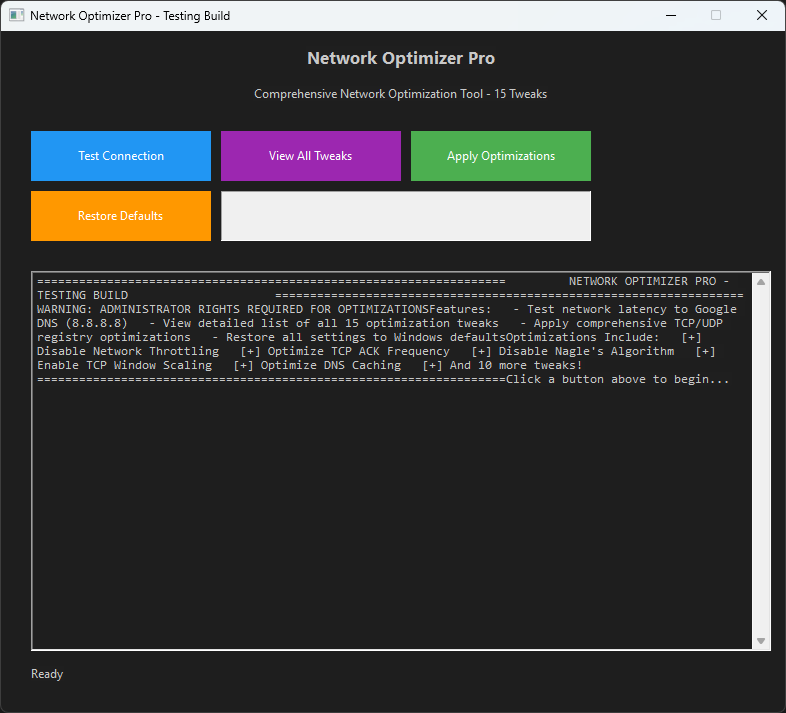
#> input picture C++/NetworkOptimizer/FixFormatting.png, 786 x 713 px
$ python Quick-Watermark.py ../../C++/NetworkOptimizer
#> lines starting #> are read from the running program, lines starting #| are printed output that depends on the picture
import os
from PIL import Image, ImageDraw, ImageFont
import argparse

def add_watermark(input_folder, output_folder, text):
#> called with input_folder = '../../C++/NetworkOptimizer', output_folder = 'watermarked_output', text = '© Copyright'
    if not os.path.exists(output_folder):
        os.makedirs(output_folder)

    # Process files
    for filename in os.listdir(input_folder):
        if filename.lower().endswith(('.png', '.jpg', '.jpeg', '.bmp', '.webp')):
            try:
                img_path = os.path.join(input_folder, filename)
                img = Image.open(img_path).convert("RGBA")
#> img is the input picture: PIL image 786x713 RGBA; mean R, G, B, A 59.5, 59.6, 59.4, 255

                # Create drawing object
                txt = Image.new('RGBA', img.size, (255, 255, 255, 0))
                d = ImageDraw.Draw(txt)

                # Basic font scaling (using default font if custom font not found)
                width, height = img.size
#> width = 786; height = 713
                font_size = int(height / 20)
#> font_size = 35

                font = None
                # List of potential system fonts (Windows, Linux, macOS)
                possible_fonts = ["arial.ttf", "Arial.ttf", "DejaVuSans.ttf", "LiberationSans-Regular.ttf", "FreeSans.ttf"]

                for font_name in possible_fonts:
                    try:
                        font = ImageFont.truetype(font_name, font_size)
                        break
                    except IOError:
                        continue

                if font is None:
                    print(f"Warning: No system font found. Using default (non-scalable).")
                    font = ImageFont.load_default()

                # Position at bottom right
                # textbbox is available in newer Pillow versions
                bbox = d.textbbox((0, 0), text, font=font)
#> bbox = (0, 6, 217, 40)
                textwidth = bbox[2] - bbox[0]
#> textwidth = 217
                textheight = bbox[3] - bbox[1]
#> textheight = 34

                x = width - textwidth - 20
#> x = 549
                y = height - textheight - 20
#> y = 659

                # Draw text with transparency (white with 50% alpha)
                d.text((x, y), text, fill=(255, 255, 255, 128), font=font)

                # Combine and save
                watermarked = Image.alpha_composite(img, txt)
                out_filename = f"watermarked_{filename}"
                watermarked.convert("RGB").save(os.path.join(output_folder, out_filename), "JPEG")
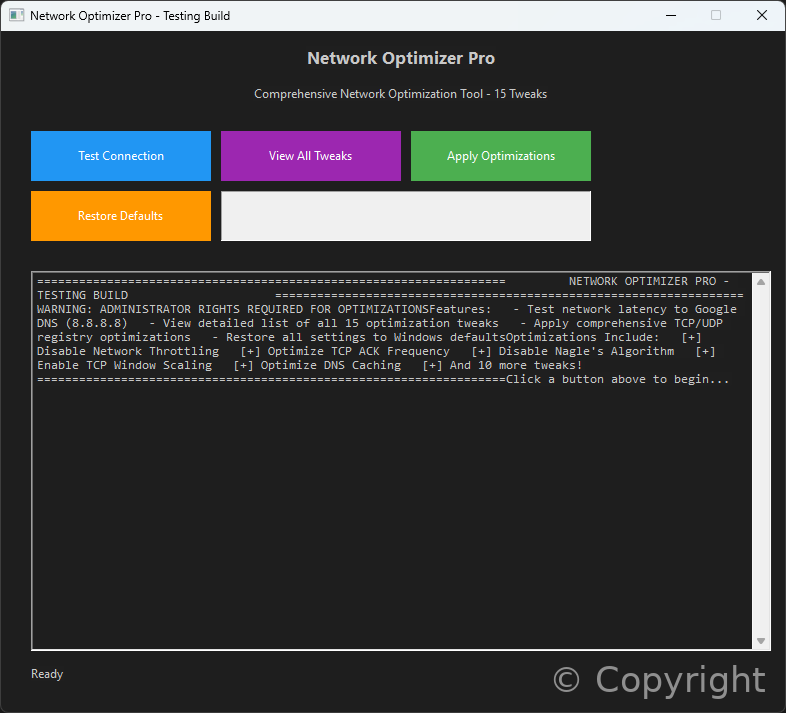
#> saved as watermarked_FixFormatting.png: PIL image 786x713 RGB; mean R, G, B 59.8, 59.9, 59.8
                print(f"✓ Processed: {filename}")

            except Exception as e:
                print(f"✗ Failed: {filename} ({e})")

def main():
    parser = argparse.ArgumentParser(description="Apply text watermarks to all images in a folder.")
    parser.add_argument("input", help="Folder containing source images")
    parser.add_argument("-o", "--output", default="watermarked_output", help="Folder for output (default: watermarked_output)")
    parser.add_argument("-t", "--text", default="© Copyright", help="Watermark text (default: © Copyright)")

    args = parser.parse_args()

    if not os.path.isdir(args.input):
        print(f"Error: Input directory '{args.input}' not found.")
        return

    add_watermark(args.input, args.output, args.text)
    print("\nWatermarking complete!")

if __name__ == "__main__":
    main()
